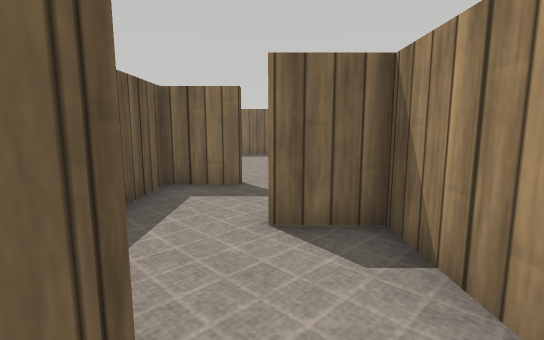
[1] (above)

21 first-person views from a walk through a world built for the Webots simulator. The camera is 0.25 m above the floor, tilts 8° down and sees 85° across. The floor is counted in squares, 0.2 m on a side. Each view is taken from the middle of a square. On the plan, view 1 faces up. The plan holds only what a view shows up to about 13 squares ahead; the rest is blank. The place goes on beyond the plan. The robots in the file are not drawn. Simple shapes and patterns stand in for the simulator's stock objects.

[2]
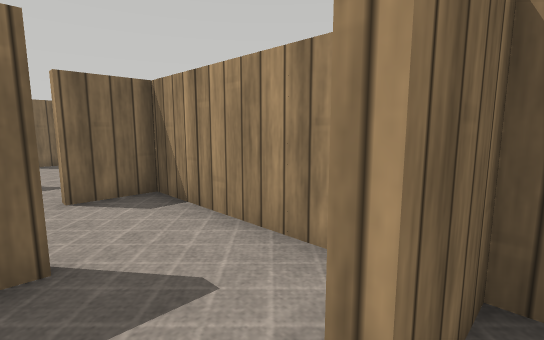

[3]
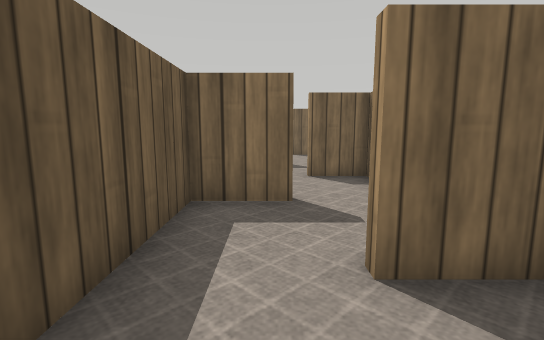

[4]
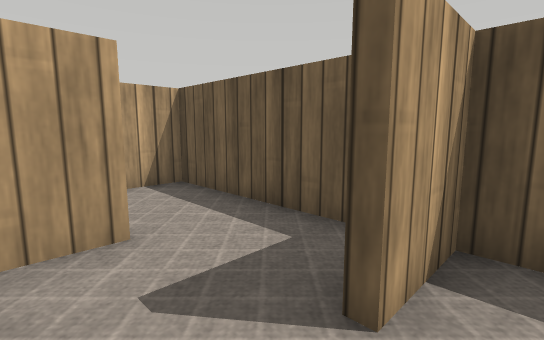

[5]
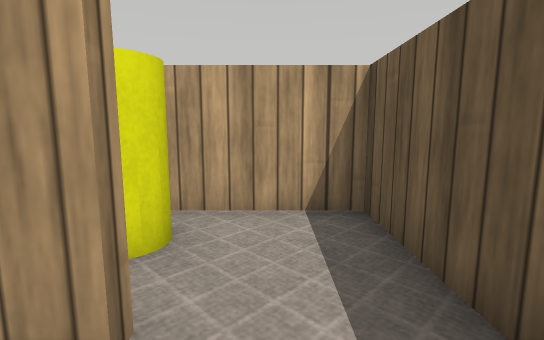

[6]
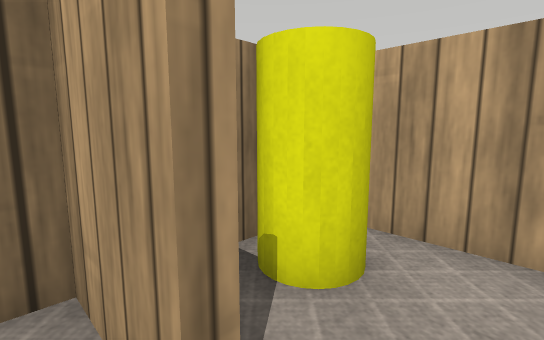

[7]
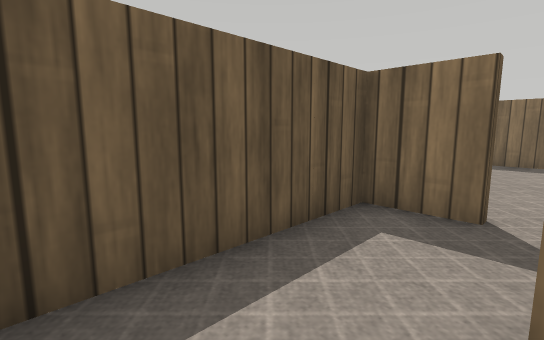

[8]
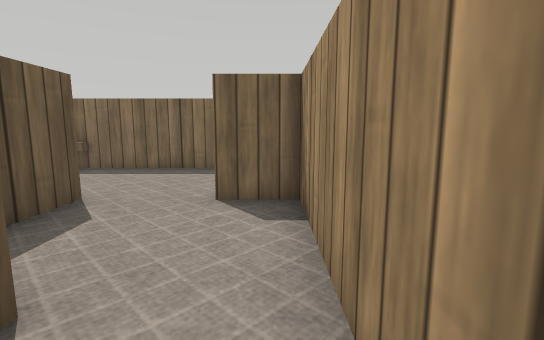

[9]
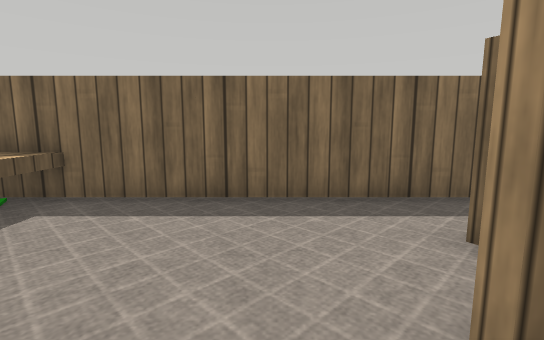

[10]
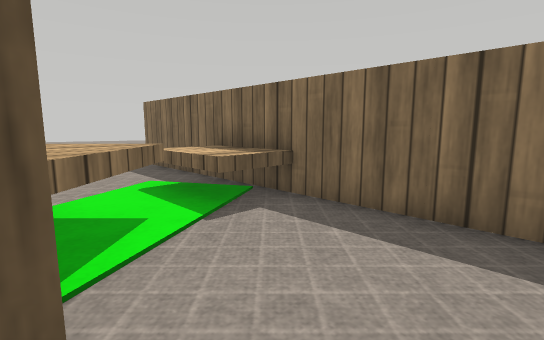

[11]
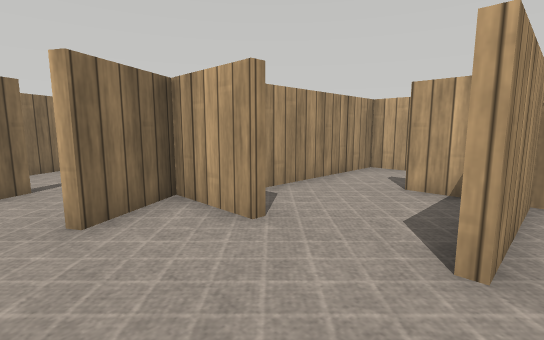

[12]
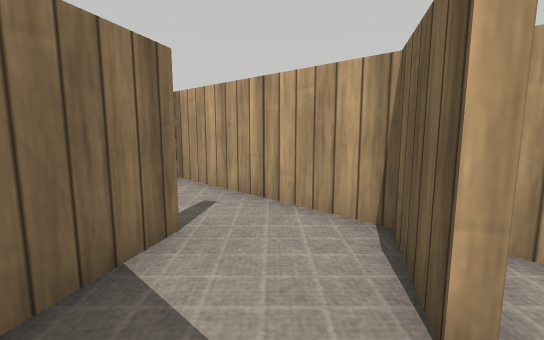

[13]
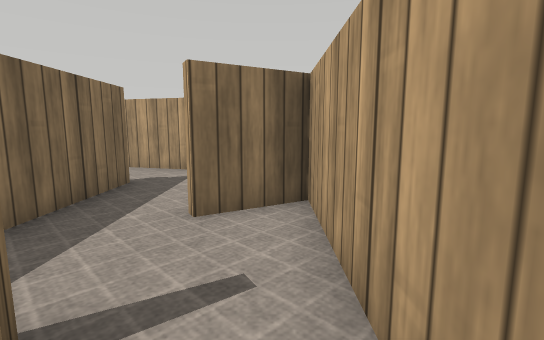

[14]
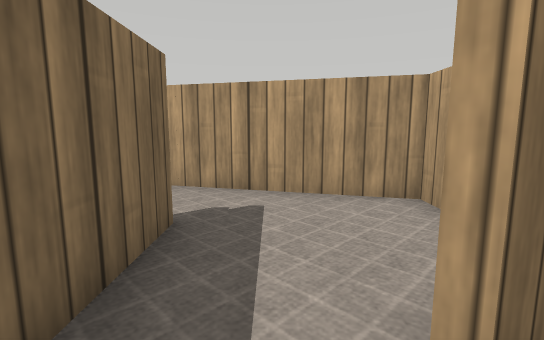

[15]
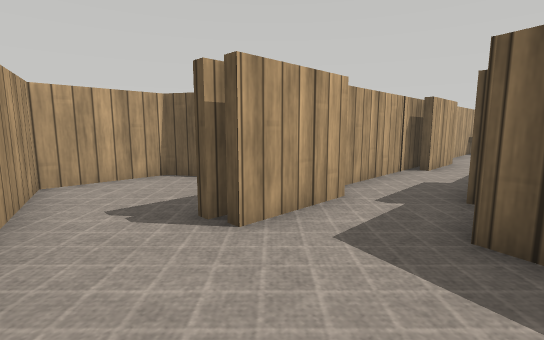

[16]
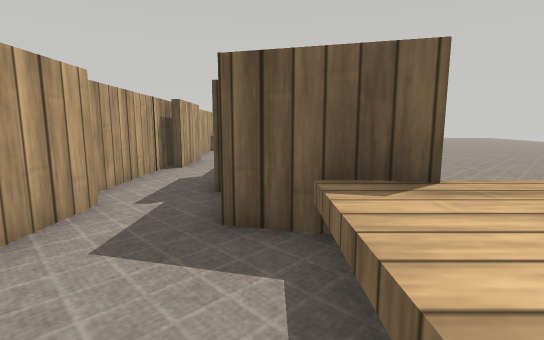

[17]
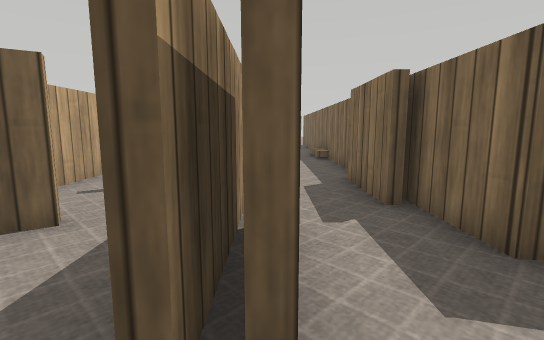

[18]
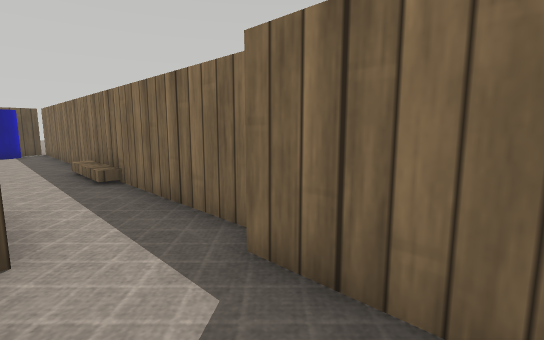

[19]
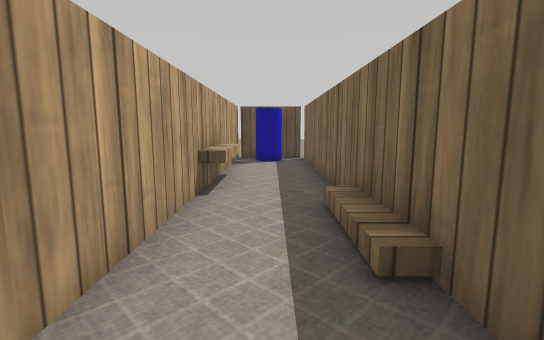

[20]
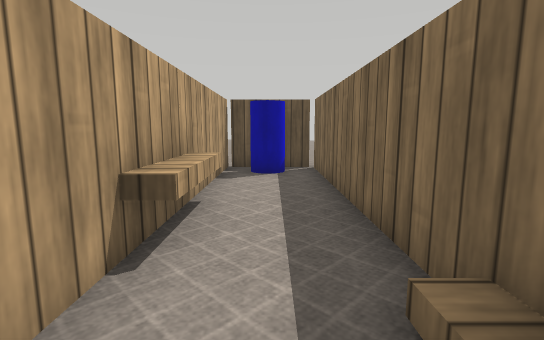

[21]
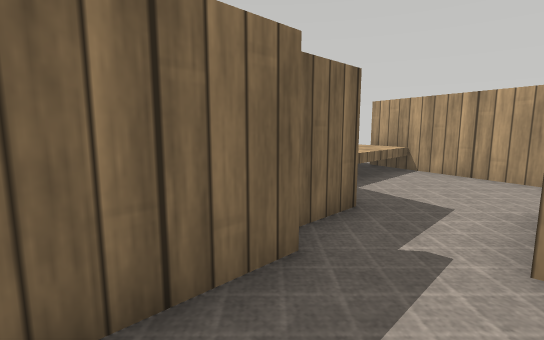

### Floor plan
Points are (right, up) in squares from view 1. A wall is a line through its corners. A room is listed if a view was taken in it or the views show most of it. See-through windows are left out.
Room 1 (views 1, 4, 5, 6, 7)
walls: (-0.6, 1) (-2.4, 1) (-2.4, -1.5); (-0.3, -1.4) (1.5, -1.4) (1.5, 3.7) (-0.1, 3.7); (-2.4, 4.4) (-2.4, 1.3) (-0.6, 1.3)
ways out: opening at (-1, -2) to room 2; opening at (-1, 4) to room 3
Room 2 (views 2, 3)
walls: (1.5, -3.4) (1.5, -1.7) (-0.3, -1.7); (-2.4, -1.5) (-2.4, -4.4) (0.7, -4.4)
ways out: opening at (-1, -2) to room 1
objects: yellow pole (0, -3) to (1, -3)
Room 3 (views 8, 9, 10, 12)
walls: (0, 10.4) (2.2, 10.4) (1.1, 12.2); (-2.4, 10.3) (-2.4, 8.6); (-0.6, 6.6) (-2.4, 6.6) (-2.4, 4.4); (-1.8, 6.8) (-0.6, 6.8); (2.8, 14.3) (-2.5, 14.3); (0.2, 4) (1.5, 4) (1.5, 10.1) (0, 10.1)
ways out: opening at (-1, 4) to room 1; opening at (-2, 12) to room 4; opening at (2, 13) to room 5
Room 4 (view 11)
walls: (-2.5, 14.3) (-6, 14.3)
low walls: (-4.7, 14.4) (-4.7, 12.6); (-5.3, 12) (-3.6, 10.3)
ways out: opening at (-2, 12) to room 3; opening at (-3, 11)
Room 5 (views 13, 14)
walls: (4.4, 12.2) (3.3, 14.1); (7.5, 14.3) (6.5, 14.3); (1.3, 12.3) (2.5, 10.4) (8.1, 10.4) (7, 12.2)
ways out: opening at (2, 13) to room 3; opening at (7, 13) to room 7
Room 6 (views 15, 16)
walls: (12.5, 15.4) (13.7, 19.9); (8.9, 19.9) (8.3, 17.3) (5.8, 17.3); (7.1, 15.1) (9.8, 15.1); (6.5, 14.6) (9.9, 14.6)
low walls: (13.4, 18.5) (8.6, 18.5)
ways out: opening at (11, 15) to room 7; opening at (6, 16) to room 8
Room 7 (view 17)
walls: (9.9, 14.3) (7.5, 14.3); (9.8, 15.1) (9.8, 14.8); (7.3, 12.3) (8.4, 10.4) (11.2, 10.4) (12.5, 15.4)
ways out: opening at (7, 13) to room 5; opening at (11, 15) to room 6
Room 8 (views 18, 19, 21)
walls: (3.3, 17.3) (-0.4, 17.3); (6.4, 16.9) (3.7, 16.9); (1.6, 14.6) (6.5, 14.6); (0, 15.1) (2.6, 15.1)
ways out: opening at (6, 16) to room 6; opening at (0, 16) to room 9
Room 9 (view 20)
walls: (-0.4, 17.3) (-7.4, 17.3); (-7.4, 14.6) (-0.5, 14.6)
low walls: (-1.2, 16.9) (-3.8, 16.9); (-7.3, 15.1) (-4.7, 15.1) (-4.7, 14.5)
ways out: opening at (0, 16) to room 8; opening at (-7, 16) to room 10
Room 10 (no view inside)
walls: (-7.4, 17.3) (-11.6, 17.3) (-11.6, 14.6) (-7.4, 14.6)
ways out: opening at (-7, 16) to room 9
objects: blue pole (-11, 16) to (-10, 16)

Positions as (right, up) in squares from view 1, and headings:
1: (0, 0), facing up
2: (-1, -2), facing up-right
3: (-1, -4), facing up
4: (1, 2), facing down-left
5: (-1, 0), facing down
6: (-1, -1), facing down-right
7: (0, 2), facing up-left
8: (1, 5), facing up
9: (-1, 9), facing up
10: (-1, 10), facing up-left
11: (-3, 13), facing down-right
12: (1, 14), facing down-right
13: (3, 11), facing right
14: (6, 13), facing right
15: (12, 18), facing down-left
16: (12, 18), facing left
17: (11, 15), facing left
18: (6, 15), facing up-left
19: (1, 16), facing left
20: (-2, 16), facing left
21: (4, 15), facing up-right
